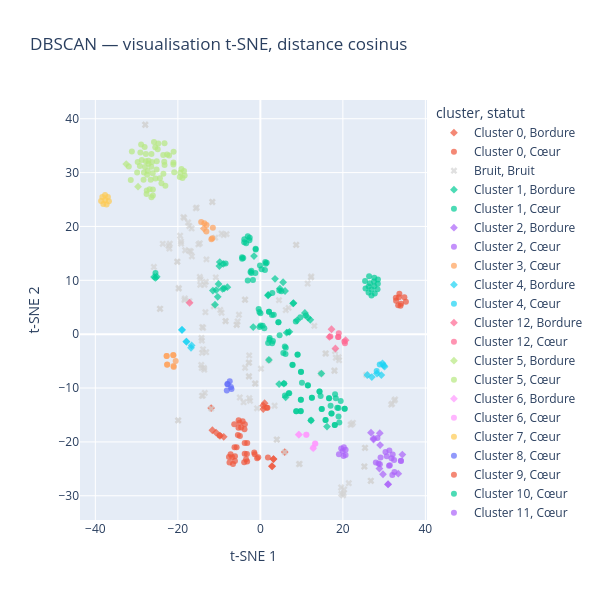

The cell this chart's notebook holds for it:
### Code cell
tsne = TSNE(
    n_components=2,
    metric="cosine",
    perplexity=30,
    init="random",
    learning_rate="auto",
    random_state=42
)

coord_tsne = tsne.fit_transform(matrice_tfidf_sublinear.toarray())

visu_tsne = visualisation.copy()
visu_tsne["t-SNE 1"] = coord_tsne[:, 0]
visu_tsne["t-SNE 2"] = coord_tsne[:, 1]

fig = px.scatter(
    visu_tsne,
    x="t-SNE 1",
    y="t-SNE 2",
    color="cluster",
    symbol="statut",
    symbol_map={"Cœur": "circle", "Bordure": "diamond", "Bruit": "x"},
    color_discrete_map={"Bruit": "lightgray"},
    hover_data=["id", "statut"],
    opacity=0.7,
    title="DBSCAN — visualisation t-SNE, distance cosinus",
    height=600,
    width=600
)

fig.show()

### Figure 1 — Plotly figure (JSON) as saved in the notebook; plotly's stock layout.template omitted (floating-point values rounded to 4 significant figures; data arrays with more than 128 entries replaced by an {"elided": "..."} marker saying what was removed)
{"data": [{"customdata": [[1, "Bordure"], [3, "Bordure"], [82, "Bordure"], [106, "Bordure"], [117, "Bordure"], [196, "Bordure"], [263, "Bordure"], [264, "Bordure"], [365, "Bordure"], [378, "Bordure"], [477, "Bordure"], [494, "Bordure"], [495, "Bordure"]], "hovertemplate": "cluster=Cluster 0<br>statut=%{customdata[1]}<br>t-SNE 1=%{x}<br>t-SNE 2=%{y}<br>id=%{customdata[0]}<extra></extra>", "legendgroup": "Cluster 0, Bordure", "marker": {"color": "#EF553B", "opacity": 0.7, "symbol": "diamond"}, "mode": "markers", "name": "Cluster 0, Bordure", "orientation": "v", "showlegend": true, "type": "scatter", "x": [-10.74, -11.93, 5.9, 2.883, 0.6828, 0.6946, 3.187, 2.792, -11.63, 3.174, 1.024, -9.79, -8.884], "xaxis": "x", "y": [-18.26, -13.72, -21.89, -24.53, -13.25, -13.9, -23.19, -24.51, -17.84, -23.2, -12.81, -18.86, -19.06], "yaxis": "y"}, {"customdata": [[18, "Cœur"], [19, "Cœur"], [20, "Cœur"], [21, "Cœur"], [22, "Cœur"], [23, "Cœur"], [24, "Cœur"], [25, "Cœur"], [60, "Cœur"], [61, "Cœur"], [105, "Cœur"], [171, "Cœur"], [172, "Cœur"], [173, "Cœur"], [174, "Cœur"], [175, "Cœur"], [176, "Cœur"], [245, "Cœur"], [277, "Cœur"], [340, "Cœur"], [341, "Cœur"], [348, "Cœur"], [359, "Cœur"], [360, "Cœur"], [413, "Cœur"], [440, "Cœur"], [441, "Cœur"], [442, "Cœur"], [443, "Cœur"], [446, "Cœur"], [487, "Cœur"], [488, "Cœur"], [496, "Cœur"], [497, "Cœur"]], "hovertemplate": "cluster=Cluster 0<br>statut=%{customdata[1]}<br>t-SNE 1=%{x}<br>t-SNE 2=%{y}<br>id=%{customdata[0]}<extra></extra>", "legendgroup": "Cluster 0, Cœur", "marker": {"color": "#EF553B", "opacity": 0.7, "symbol": "circle"}, "mode": "markers", "name": "Cluster 0, Cœur", "orientation": "v", "showlegend": true, "type": "scatter", "x": [-5.455, -9.892, -5.026, -5.307, -6.816, -6.159, -3.917, -1.374, -6.334, -3.802, 1.837, -4.958, -3.764, -5.76, -7.481, -6.635, -1.49, 1.555, -0.7809, -4.284, -3.848, 1.716, -7.61, -7.212, -3.183, -3.259, -3.463, -3.797, -3.202, -0.5052, -4.654, -5.267, -6.262, -6.152], "xaxis": "x", "y": [-18.73, -18.81, -16.47, -17.37, -22.86, -23.56, -23.78, -22.28, -16.75, -20.19, -22.91, -18.93, -16.73, -20.97, -23.84, -24.09, -21.97, -13.66, -23.05, -16.14, -17.65, -13.67, -22.8, -22.28, -20.19, -22.26, -23.22, -22.21, -23.64, -22.85, -17.31, -15.98, -21.0, -22.65], "yaxis": "y"}, {"customdata": {"elided": "133x2 mixed values"}, "hovertemplate": "cluster=Bruit<br>statut=%{customdata[1]}<br>t-SNE 1=%{x}<br>t-SNE 2=%{y}<br>id=%{customdata[0]}<extra></extra>", "legendgroup": "Bruit, Bruit", "marker": {"color": "lightgray", "opacity": 0.7, "symbol": "x"}, "mode": "markers", "name": "Bruit, Bruit", "orientation": "v", "showlegend": true, "type": "scatter", "x": {"elided": "133 float values"}, "xaxis": "x", "y": {"elided": "133 float values"}, "yaxis": "y"}, {"customdata": [[12, "Bordure"], [27, "Bordure"], [28, "Bordure"], [30, "Bordure"], [43, "Bordure"], [44, "Bordure"], [46, "Bordure"], [52, "Bordure"], [70, "Bordure"], [86, "Bordure"], [100, "Bordure"], [147, "Bordure"], [157, "Bordure"], [163, "Bordure"], [190, "Bordure"], [191, "Bordure"], [192, "Bordure"], [193, "Bordure"], [194, "Bordure"], [199, "Bordure"], [208, "Bordure"], [229, "Bordure"], [259, "Bordure"], [278, "Bordure"], [287, "Bordure"], [304, "Bordure"], [307, "Bordure"], [313, "Bordure"], [314, "Bordure"], [395, "Bordure"], [405, "Bordure"], [408, "Bordure"], [409, "Bordure"], [452, "Bordure"], [465, "Bordure"], [466, "Bordure"], [469, "Bordure"]], "hovertemplate": "cluster=Cluster 1<br>statut=%{customdata[1]}<br>t-SNE 1=%{x}<br>t-SNE 2=%{y}<br>id=%{customdata[0]}<extra></extra>", "legendgroup": "Cluster 1, Bordure", "marker": {"color": "#00cc96", "opacity": 0.7, "symbol": "diamond"}, "mode": "markers", "name": "Cluster 1, Bordure", "orientation": "v", "showlegend": true, "type": "scatter", "x": [8.926, -25.44, -25.76, 3.555, 7.039, 6.368, 7.946, 2.07, 5.513, 16.16, 5.987, 6.14, -1.728, -10.99, -8.994, -9.842, -10.13, -7.998, -8.776, -11.51, 5.692, -1.54, 1.904, -10.34, 1.861, 4.548, -9.936, -10.7, -9.161, 4.728, 12.29, 10.79, 8.039, -25.13, 12.11, 11.55, 14.78], "xaxis": "x", "y": [2.583, 10.44, 10.63, 10.27, 0.4413, 0.2796, 5.703, -4.781, 9.645, -17.15, 8.016, -11.73, 1.322, 5.47, 13.05, 13.4, 9.312, 8.72, 8.5, 8.103, -9.183, 14.5, 7.291, 6.93, 7.2, -9.273, 12.65, 8.195, 8.396, 8.466, -16.03, 3.933, 5.779, 10.66, 2.67, 3.072, -7.311], "yaxis": "y"}, {"customdata": {"elided": "100x2 mixed values"}, "hovertemplate": "cluster=Cluster 1<br>statut=%{customdata[1]}<br>t-SNE 1=%{x}<br>t-SNE 2=%{y}<br>id=%{customdata[0]}<extra></extra>", "legendgroup": "Cluster 1, Cœur", "marker": {"color": "#00cc96", "opacity": 0.7, "symbol": "circle"}, "mode": "markers", "name": "Cluster 1, Cœur", "orientation": "v", "showlegend": true, "type": "scatter", "x": [9.843, 9.82, 14.61, 3.051, 2.855, 4.388, 1.187, 1.113, -2.393, 4.669, 18.95, 15.8, 5.095, 9.77, 7.0, 20.44, -2.579, -3.046, -3.916, 5.571, -4.435, -4.147, 12.49, 18.04, 11.53, 4.594, 9.846, -0.1778, 14.34, -1.146, 2.811, 2.093, -8.433, 15.81, 5.756, 6.883, 8.706, 18.93, 6.158, 5.925, 12.49, 9.043, 0.02221, -0.2266, 11.51, -0.4135, 16.67, 14.88, 17.24, 18.04, 9.791, 12.26, -1.13, 18.29, -1.794, 2.089, 3.252, 9.816, 9.7, 2.899, -3.065, 17.24, 0.5592, 0.9655, 0.07998, 10.08, 6.099, -4.42, 20.43, 19.47, 8.998, 8.701, 7.804, 18.64, 7.79, 16.64, 14.88, -2.652, -3.443, -3.888, 8.589, 17.03, 19.14, 6.745, 11.0, 14.34, 5.956, -25.42, 4.374, 1.535, 1.28, 1.884, -2.185, -2.182, -1.203, 2.184, 2.264, 18.11, 0.2977, -0.09684], "xaxis": "x", "y": [-7.018, -12.19, -11.49, -1.267, -1.703, 2.192, 13.42, 11.91, 11.56, -0.1804, -15.29, -15.94, 7.957, -14.25, -10.95, -13.85, 17.88, 18.2, 17.06, -3.49, 14.3, 14.13, -11.81, -16.84, -9.502, 8.103, -6.988, 1.32, -10.62, 15.87, 3.543, 4.148, 13.11, -15.94, -9.155, -10.96, -14.33, -13.72, -2.528, -2.306, -11.81, -3.772, 3.882, 4.101, -9.537, 4.686, -11.92, -13.89, -14.71, -16.84, -14.3, -15.99, 15.71, -11.91, 10.04, 4.152, 3.588, -12.18, 3.134, 7.659, 9.966, -14.71, 1.568, 1.11, 1.61, -9.015, -3.69, 14.01, -13.85, -12.43, -3.836, -14.33, -5.701, -13.68, -5.677, -11.9, -13.89, 17.42, 16.89, 17.62, 2.331, -13.27, -16.38, 0.3548, 3.466, -10.63, -11.37, 11.36, 2.224, 13.24, 13.07, -1.617, 11.76, 11.35, 11.34, -1.013, -0.7011, -11.14, 12.04, 12.74], "yaxis": "y"}, {"customdata": [[42, "Bordure"], [54, "Bordure"], [55, "Bordure"], [83, "Bordure"], [93, "Bordure"], [130, "Bordure"], [131, "Bordure"], [133, "Bordure"], [421, "Bordure"], [431, "Bordure"], [472, "Bordure"]], "hovertemplate": "cluster=Cluster 2<br>statut=%{customdata[1]}<br>t-SNE 1=%{x}<br>t-SNE 2=%{y}<br>id=%{customdata[0]}<extra></extra>", "legendgroup": "Cluster 2, Bordure", "marker": {"color": "#ab63fa", "opacity": 0.7, "symbol": "diamond"}, "mode": "markers", "name": "Cluster 2, Bordure", "orientation": "v", "showlegend": true, "type": "scatter", "x": [30.96, 28.95, 27.44, 28.86, 34.42, 29.73, 29.03, 26.82, 30.95, 33.43, 27.44], "xaxis": "x", "y": [-27.85, -18.38, -19.57, -24.96, -22.36, -26.0, -20.59, -18.29, -27.89, -25.89, -19.33], "yaxis": "y"}, {"customdata": [[7, "Cœur"], [31, "Cœur"], [84, "Cœur"], [94, "Cœur"], [104, "Cœur"], [354, "Cœur"], [368, "Cœur"], [389, "Cœur"], [393, "Cœur"], [394, "Cœur"], [403, "Cœur"], [430, "Cœur"], [436, "Cœur"], [437, "Cœur"], [456, "Cœur"], [464, "Cœur"], [486, "Cœur"]], "hovertemplate": "cluster=Cluster 2<br>statut=%{customdata[1]}<br>t-SNE 1=%{x}<br>t-SNE 2=%{y}<br>id=%{customdata[0]}<extra></extra>", "legendgroup": "Cluster 2, Cœur", "marker": {"color": "#ab63fa", "opacity": 0.7, "symbol": "circle"}, "mode": "markers", "name": "Cluster 2, Cœur", "orientation": "v", "showlegend": true, "type": "scatter", "x": [30.63, 31.78, 28.65, 31.99, 31.27, 31.18, 28.38, 27.99, 29.14, 28.97, 30.33, 32.5, 32.08, 32.42, 34.06, 31.39, 34.08], "xaxis": "x", "y": [-22.64, -23.03, -24.03, -26.15, -21.61, -24.42, -19.25, -23.82, -22.91, -24.16, -21.89, -25.57, -22.33, -23.38, -23.5, -24.34, -23.52], "yaxis": "y"}, {"customdata": [[8, "Cœur"], [219, "Cœur"], [220, "Cœur"], [240, "Cœur"], [254, "Cœur"], [255, "Cœur"], [261, "Cœur"], [262, "Cœur"], [291, "Cœur"]], "hovertemplate": "cluster=Cluster 3<br>statut=%{customdata[1]}<br>t-SNE 1=%{x}<br>t-SNE 2=%{y}<br>id=%{customdata[0]}<extra></extra>", "legendgroup": "Cluster 3, Cœur", "marker": {"color": "#FFA15A", "opacity": 0.7, "symbol": "circle"}, "mode": "markers", "name": "Cluster 3, Cœur", "orientation": "v", "showlegend": true, "type": "scatter", "x": [-22.57, -21.0, -22.62, -20.53, -21.09, -22.72, -21.11, -22.71, -21.05], "xaxis": "x", "y": [-5.651, -6.082, -5.668, -4.989, -3.869, -4.075, -3.911, -4.067, -5.923], "yaxis": "y"}, {"customdata": [[13, "Bordure"], [17, "Bordure"], [74, "Bordure"], [149, "Bordure"], [344, "Bordure"], [425, "Bordure"], [449, "Bordure"]], "hovertemplate": "cluster=Cluster 4<br>statut=%{customdata[1]}<br>t-SNE 1=%{x}<br>t-SNE 2=%{y}<br>id=%{customdata[0]}<extra></extra>", "legendgroup": "Cluster 4, Bordure", "marker": {"color": "#19d3f3", "opacity": 0.7, "symbol": "diamond"}, "mode": "markers", "name": "Cluster 4, Bordure", "orientation": "v", "showlegend": true, "type": "scatter", "x": [28.27, 27.02, 29.33, 30.1, 29.93, 25.91, 29.61], "xaxis": "x", "y": [-7.3, -7.967, -7.593, -6.034, -5.804, -7.578, -5.416], "yaxis": "y"}, {"customdata": [[135, "Cœur"], [479, "Cœur"]], "hovertemplate": "cluster=Cluster 4<br>statut=%{customdata[1]}<br>t-SNE 1=%{x}<br>t-SNE 2=%{y}<br>id=%{customdata[0]}<extra></extra>", "legendgroup": "Cluster 4, Cœur", "marker": {"color": "#19d3f3", "opacity": 0.7, "symbol": "circle"}, "mode": "markers", "name": "Cluster 4, Cœur", "orientation": "v", "showlegend": true, "type": "scatter", "x": [28.2, 28.94], "xaxis": "x", "y": [-6.834, -5.653], "yaxis": "y"}, {"customdata": [[14, "Bordure"], [279, "Bordure"], [321, "Bordure"], [374, "Bordure"], [459, "Bordure"]], "hovertemplate": "cluster=Cluster 12<br>statut=%{customdata[1]}<br>t-SNE 1=%{x}<br>t-SNE 2=%{y}<br>id=%{customdata[0]}<extra></extra>", "legendgroup": "Cluster 12, Bordure", "marker": {"color": "#FF6692", "opacity": 0.7, "symbol": "diamond"}, "mode": "markers", "name": "Cluster 12, Bordure", "orientation": "v", "showlegend": true, "type": "scatter", "x": [16.74, -17.15, 18.19, 17.25, 20.66], "xaxis": "x", "y": [-0.5179, 5.837, -2.655, 0.916, -1.109], "yaxis": "y"}, {"customdata": [[160, "Cœur"], [161, "Cœur"], [166, "Cœur"], [309, "Cœur"], [460, "Cœur"], [461, "Cœur"]], "hovertemplate": "cluster=Cluster 12<br>statut=%{customdata[1]}<br>t-SNE 1=%{x}<br>t-SNE 2=%{y}<br>id=%{customdata[0]}<extra></extra>", "legendgroup": "Cluster 12, Cœur", "marker": {"color": "#FF6692", "opacity": 0.7, "symbol": "circle"}, "mode": "markers", "name": "Cluster 12, Cœur", "orientation": "v", "showlegend": true, "type": "scatter", "x": [19.02, 18.85, 16.96, 18.91, 20.37, 20.51], "xaxis": "x", "y": [0.1751, -0.5466, -0.4113, -0.5047, -1.373, -1.702], "yaxis": "y"}, {"customdata": [[152, "Bordure"], [377, "Bordure"]], "hovertemplate": "cluster=Cluster 5<br>statut=%{customdata[1]}<br>t-SNE 1=%{x}<br>t-SNE 2=%{y}<br>id=%{customdata[0]}<extra></extra>", "legendgroup": "Cluster 5, Bordure", "marker": {"color": "#B6E880", "opacity": 0.7, "symbol": "diamond"}, "mode": "markers", "name": "Cluster 5, Bordure", "orientation": "v", "showlegend": true, "type": "scatter", "x": [-29.65, -32.52], "xaxis": "x", "y": [27.38, 31.58], "yaxis": "y"}, {"customdata": [[26, "Cœur"], [36, "Cœur"], [41, "Cœur"], [56, "Cœur"], [58, "Cœur"], [63, "Cœur"], [64, "Cœur"], [65, "Cœur"], [68, "Cœur"], [71, "Cœur"], [72, "Cœur"], [73, "Cœur"], [95, "Cœur"], [98, "Cœur"], [102, "Cœur"], [103, "Cœur"], [116, "Cœur"], [122, "Cœur"], [124, "Cœur"], [138, "Cœur"], [139, "Cœur"], [144, "Cœur"], [151, "Cœur"], [167, "Cœur"], [169, "Cœur"], [170, "Cœur"], [177, "Cœur"], [178, "Cœur"], [185, "Cœur"], [237, "Cœur"], [239, "Cœur"], [276, "Cœur"], [288, "Cœur"], [289, "Cœur"], [315, "Cœur"], [322, "Cœur"], [333, "Cœur"], [334, "Cœur"], [335, "Cœur"], [336, "Cœur"], [347, "Cœur"], [366, "Cœur"], [372, "Cœur"], [373, "Cœur"], [397, "Cœur"], [423, "Cœur"], [432, "Cœur"], [433, "Cœur"], [447, "Cœur"], [448, "Cœur"], [467, "Cœur"], [470, "Cœur"], [471, "Cœur"], [476, "Cœur"], [489, "Cœur"], [491, "Cœur"], [493, "Cœur"]], "hovertemplate": "cluster=Cluster 5<br>statut=%{customdata[1]}<br>t-SNE 1=%{x}<br>t-SNE 2=%{y}<br>id=%{customdata[0]}<extra></extra>", "legendgroup": "Cluster 5, Cœur", "marker": {"color": "#B6E880", "opacity": 0.7, "symbol": "circle"}, "mode": "markers", "name": "Cluster 5, Cœur", "orientation": "v", "showlegend": true, "type": "scatter", "x": [-29.74, -27.77, -26.4, -29.09, -19.53, -18.36, -18.87, -19.4, -28.75, -21.03, -22.14, -23.23, -29.21, -27.97, -24.35, -31.15, -26.45, -31.41, -27.12, -27.32, -25.12, -25.44, -31.89, -26.06, -26.05, -25.48, -23.23, -24.73, -27.58, -27.54, -23.51, -24.88, -25.79, -26.85, -26.4, -27.13, -26.58, -22.62, -23.3, -23.55, -28.22, -23.02, -27.76, -26.1, -28.05, -29.87, -19.13, -18.5, -28.91, -28.31, -25.16, -21.08, -21.09, -20.88, -23.97, -26.26, -27.44], "xaxis": "x", "y": [31.96, 32.09, 33.46, 33.73, 29.16, 29.47, 29.01, 29.95, 32.34, 33.89, 33.15, 31.39, 31.21, 31.02, 28.94, 33.92, 31.08, 28.64, 31.63, 30.3, 32.09, 28.89, 31.12, 25.75, 26.84, 34.71, 35.43, 35.41, 26.03, 26.68, 29.8, 34.35, 35.66, 26.89, 25.44, 32.19, 28.68, 33.38, 32.01, 33.27, 30.03, 27.56, 33.46, 29.89, 34.76, 30.03, 30.69, 30.29, 35.21, 28.68, 30.59, 31.89, 31.49, 30.05, 28.04, 31.99, 29.62], "yaxis": "y"}, {"customdata": [[280, "Bordure"], [282, "Bordure"], [458, "Bordure"]], "hovertemplate": "cluster=Cluster 6<br>statut=%{customdata[1]}<br>t-SNE 1=%{x}<br>t-SNE 2=%{y}<br>id=%{customdata[0]}<extra></extra>", "legendgroup": "Cluster 6, Bordure", "marker": {"color": "#FF97FF", "opacity": 0.7, "symbol": "diamond"}, "mode": "markers", "name": "Cluster 6, Bordure", "orientation": "v", "showlegend": true, "type": "scatter", "x": [9.349, 12.83, 9.302], "xaxis": "x", "y": [-18.64, -21.18, -18.65], "yaxis": "y"}, {"customdata": [[35, "Cœur"], [179, "Cœur"], [204, "Cœur"], [416, "Cœur"], [473, "Cœur"]], "hovertemplate": "cluster=Cluster 6<br>statut=%{customdata[1]}<br>t-SNE 1=%{x}<br>t-SNE 2=%{y}<br>id=%{customdata[0]}<extra></extra>", "legendgroup": "Cluster 6, Cœur", "marker": {"color": "#FF97FF", "opacity": 0.7, "symbol": "circle"}, "mode": "markers", "name": "Cluster 6, Cœur", "orientation": "v", "showlegend": true, "type": "scatter", "x": [12.79, 13.25, 11.15, 11.13, 13.34], "xaxis": "x", "y": [-21.1, -20.3, -18.66, -18.65, -20.32], "yaxis": "y"}, {"customdata": [[48, "Cœur"], [69, "Cœur"], [238, "Cœur"], [319, "Cœur"], [332, "Cœur"], [371, "Cœur"], [396, "Cœur"], [490, "Cœur"]], "hovertemplate": "cluster=Cluster 7<br>statut=%{customdata[1]}<br>t-SNE 1=%{x}<br>t-SNE 2=%{y}<br>id=%{customdata[0]}<extra></extra>", "legendgroup": "Cluster 7, Cœur", "marker": {"color": "#FECB52", "opacity": 0.7, "symbol": "circle"}, "mode": "markers", "name": "Cluster 7, Cœur", "orientation": "v", "showlegend": true, "type": "scatter", "x": [-36.96, -38.06, -37.62, -38.61, -37.65, -37.29, -36.72, -38.31], "xaxis": "x", "y": [25.45, 24.16, 24.91, 24.73, 25.85, 24.09, 24.68, 25.45], "yaxis": "y"}, {"customdata": [[75, "Cœur"], [77, "Cœur"], [195, "Cœur"], [226, "Cœur"], [361, "Cœur"], [418, "Cœur"]], "hovertemplate": "cluster=Cluster 8<br>statut=%{customdata[1]}<br>t-SNE 1=%{x}<br>t-SNE 2=%{y}<br>id=%{customdata[0]}<extra></extra>", "legendgroup": "Cluster 8, Cœur", "marker": {"color": "#636efa", "opacity": 0.7, "symbol": "circle"}, "mode": "markers", "name": "Cluster 8, Cœur", "orientation": "v", "showlegend": true, "type": "scatter", "x": [-7.424, -7.927, -6.988, -7.145, -7.997, -8.138], "xaxis": "x", "y": [-8.749, -9.285, -10.19, -9.803, -9.232, -10.45], "yaxis": "y"}, {"customdata": [[79, "Cœur"], [80, "Cœur"], [81, "Cœur"], [148, "Cœur"], [338, "Cœur"], [339, "Cœur"], [383, "Cœur"], [385, "Cœur"], [457, "Cœur"]], "hovertemplate": "cluster=Cluster 9<br>statut=%{customdata[1]}<br>t-SNE 1=%{x}<br>t-SNE 2=%{y}<br>id=%{customdata[0]}<extra></extra>", "legendgroup": "Cluster 9, Cœur", "marker": {"color": "#EF553B", "opacity": 0.7, "symbol": "circle"}, "mode": "markers", "name": "Cluster 9, Cœur", "orientation": "v", "showlegend": true, "type": "scatter", "x": [33.4, 33.97, 32.84, 32.9, 33.7, 34.09, 35.28, 34.91, 33.59], "xaxis": "x", "y": [5.349, 5.264, 6.753, 6.205, 7.507, 5.659, 6.02, 6.848, 6.868], "yaxis": "y"}, {"customdata": [[87, "Cœur"], [88, "Cœur"], [89, "Cœur"], [90, "Cœur"], [200, "Cœur"], [201, "Cœur"], [202, "Cœur"], [203, "Cœur"], [260, "Cœur"], [265, "Cœur"], [266, "Cœur"], [269, "Cœur"], [270, "Cœur"], [406, "Cœur"], [407, "Cœur"]], "hovertemplate": "cluster=Cluster 10<br>statut=%{customdata[1]}<br>t-SNE 1=%{x}<br>t-SNE 2=%{y}<br>id=%{customdata[0]}<extra></extra>", "legendgroup": "Cluster 10, Cœur", "marker": {"color": "#00cc96", "opacity": 0.7, "symbol": "circle"}, "mode": "markers", "name": "Cluster 10, Cœur", "orientation": "v", "showlegend": true, "type": "scatter", "x": [28.4, 27.62, 26.56, 26.95, 27.63, 28.5, 27.73, 25.39, 28.48, 27.54, 26.25, 26.94, 26.36, 25.5, 26.23], "xaxis": "x", "y": [8.347, 8.879, 9.442, 8.287, 10.47, 10.17, 7.569, 9.857, 9.358, 9.756, 8.848, 7.165, 10.76, 8.484, 7.751], "yaxis": "y"}, {"customdata": [[150, "Cœur"], [153, "Cœur"], [154, "Cœur"], [355, "Cœur"], [367, "Cœur"], [455, "Cœur"], [468, "Cœur"]], "hovertemplate": "cluster=Cluster 11<br>statut=%{customdata[1]}<br>t-SNE 1=%{x}<br>t-SNE 2=%{y}<br>id=%{customdata[0]}<extra></extra>", "legendgroup": "Cluster 11, Cœur", "marker": {"color": "#ab63fa", "opacity": 0.7, "symbol": "circle"}, "mode": "markers", "name": "Cluster 11, Cœur", "orientation": "v", "showlegend": true, "type": "scatter", "x": [19.05, 19.95, 19.59, 20.66, 20.25, 20.66, 20.17], "xaxis": "x", "y": [-22.28, -21.67, -21.24, -21.45, -21.0, -22.45, -22.63], "yaxis": "y"}, {"customdata": [[297, "Bordure"]], "hovertemplate": "cluster=Cluster 14<br>statut=%{customdata[1]}<br>t-SNE 1=%{x}<br>t-SNE 2=%{y}<br>id=%{customdata[0]}<extra></extra>", "legendgroup": "Cluster 14, Bordure", "marker": {"color": "#FFA15A", "opacity": 0.7, "symbol": "diamond"}, "mode": "markers", "name": "Cluster 14, Bordure", "orientation": "v", "showlegend": true, "type": "scatter", "x": [-13.71], "xaxis": "x", "y": [19.61], "yaxis": "y"}, {"customdata": [[162, "Cœur"], [296, "Cœur"], [298, "Cœur"], [310, "Cœur"], [337, "Cœur"], [345, "Cœur"], [346, "Cœur"]], "hovertemplate": "cluster=Cluster 14<br>statut=%{customdata[1]}<br>t-SNE 1=%{x}<br>t-SNE 2=%{y}<br>id=%{customdata[0]}<extra></extra>", "legendgroup": "Cluster 14, Cœur", "marker": {"color": "#FFA15A", "opacity": 0.7, "symbol": "circle"}, "mode": "markers", "name": "Cluster 14, Cœur", "orientation": "v", "showlegend": true, "type": "scatter", "x": [-11.87, -13.04, -13.08, -11.65, -11.51, -14.35, -13.56], "xaxis": "x", "y": [17.64, 20.27, 19.08, 17.81, 19.77, 20.82, 20.59], "yaxis": "y"}, {"customdata": [[221, "Bordure"], [222, "Bordure"], [241, "Bordure"], [242, "Bordure"], [243, "Bordure"], [252, "Bordure"]], "hovertemplate": "cluster=Cluster 13<br>statut=%{customdata[1]}<br>t-SNE 1=%{x}<br>t-SNE 2=%{y}<br>id=%{customdata[0]}<extra></extra>", "legendgroup": "Cluster 13, Bordure", "marker": {"color": "#19d3f3", "opacity": 0.7, "symbol": "diamond"}, "mode": "markers", "name": "Cluster 13, Bordure", "orientation": "v", "showlegend": true, "type": "scatter", "x": [-16.81, -17.93, -16.66, -17.93, -19.0, -19.0], "xaxis": "x", "y": [-2.531, -1.388, -2.084, -1.378, 0.8059, 0.7979], "yaxis": "y"}], "layout": {"height": 600, "legend": {"title": {"text": "cluster, statut"}, "tracegroupgap": 0}, "title": {"text": "DBSCAN — visualisation t-SNE, distance cosinus"}, "width": 600, "xaxis": {"anchor": "y", "domain": [0, 1], "title": {"text": "t-SNE 1"}}, "yaxis": {"anchor": "x", "domain": [0, 1], "title": {"text": "t-SNE 2"}}}}
